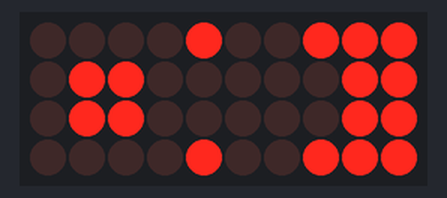
A sketch run on a simulated Arduino Uno, built with avr-gcc and run on an emulated ATmega328P. Shown: 10×4 LED matrix. Wiring (inferred from the names in the program): LED cube drawn one layer per row (orientation assumed): layers pin 10, pin 11, pin 12, pin 13; columns pin 0, pin 1, pin 2, pin 3, pin 4, pin 5, pin 6, pin 7, pin 8, pin 9.

Above: at 0.16 s.
At 0.58 s:
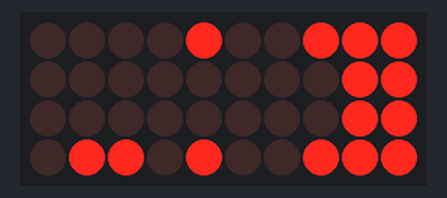
At 0.97 s:
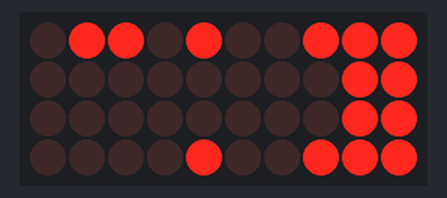

The sketch:

cubeDriver.ino
```cpp
int LB0 = 7;
int LB1 = 6;
int LB2 = 5;
int LB3 = 4;
int LB4 = 3;
int LB5 = 2;
int LB6 = 1;
int LB7 = 0;

int topRow = 8;
int bottomRow = 9;
int L0= 10;
int L1= 11;
int L2= 12;
int L3= 13;

char testAll[8] ={0xff,0xff,0xff,0xff,0xff,0xff,0xff,0xff};
char x[8] ={0x90,0x09,0x06,0x60,0x06,0x60,0x90,0x09};

char box[8] = {0x00,0x00,0x06,0x60,0x06,0x60,0x00,0x00};
char outline[8] = {0xf9, 0x9f, 0x90,0x09,0x90,0x09,0xf9,0x9f};

void setup() {
  pinMode(LB0, OUTPUT);
  pinMode(LB1, OUTPUT);
  pinMode(LB2, OUTPUT);
  pinMode(LB3, OUTPUT);
  pinMode(LB4, OUTPUT);
  pinMode(LB5, OUTPUT);
  pinMode(LB6, OUTPUT);
  pinMode(LB7, OUTPUT);
  pinMode(topRow, OUTPUT);
  pinMode(bottomRow, OUTPUT);
  pinMode(L0, OUTPUT);
  pinMode(L1, OUTPUT);
  pinMode(L2, OUTPUT);
  pinMode(L3, OUTPUT);

  digitalWrite(L0, 1);
  digitalWrite(L1, 1);
  digitalWrite(L2, 1);
  digitalWrite(L3, 1);


}


void loop() {

  writeCube(testAll);

 // writeLayer(0xff,0xff,L1);

}
//char x[8] ={0x90,0x09,0x06,0x60,0x06,0x60,0x90,0x09};
//char outline[8] = {0xf9, 0x9f, 0x90,0x09,0x90,0x09,0xf9,0x9f};

void writeCube(char cube[]){
//  cube =x;

//  writeLayer(cube[0],cube[1],L0);
  int frameDelay = 10;

  for(int i =0; i <frameDelay; i++){
    writeLayer(0x90,0x09,L0);
    writeLayer(0x06,0x60,L1);
    writeLayer(0x06,0x60,L2);
    writeLayer(0x90,0x09,L3);
  }

  for(int i =0; i <frameDelay; i++){
    writeLayer(0x90,0x09,L0);
    writeLayer(0x00,0x00,L1);
    writeLayer(0x06,0x60,L2);
    writeLayer(0x96,0x69,L3);
  }

  for(int i =0; i <frameDelay; i++){
    writeLayer(0x90,0x09,L0);
    writeLayer(0x00,0x00,L1);
    writeLayer(0x00,0x00,L2);
    writeLayer(0x96,0x69,L3);
  }

  for(int i =0; i <frameDelay; i++){
    writeLayer(0x90,0x09,L0);
    writeLayer(0x00,0x00,L1);
    writeLayer(0x00,0x00,L2);
    writeLayer(0x90,0x09,L3);
  }


  for(int i =0; i <frameDelay; i++){
    writeLayer(0x96,0x69,L0);
    writeLayer(0x00,0x00,L1);
    writeLayer(0x00,0x00,L2);
    writeLayer(0x90,0x09,L3);
  }


  for(int i =0; i <frameDelay; i++){
    writeLayer(0x96,0x69,L0);
    writeLayer(0x06,0x60,L1);
    writeLayer(0x00,0x00,L2);
    writeLayer(0x90,0x09,L3);
  }


// delay(100);
// writeLayer(cube[2],cube[3] ,L1);
 //delay(100);
 //writeLayer(cube[4],cube[5],L2);
  //delay(100);
  //writeLayer(cube[6],cube[7] ,L3);
  //delay(100);


}


void writeLayer(char bottom, char top, int layerNum){


  digitalWrite(layerNum,1);
  //delay(10);
  writeByte(bottom & 1,
           (bottom >> 1) & 1,
           (bottom >> 2) & 1,
           (bottom >> 3) & 1,
           (bottom >> 4) & 1,
           (bottom >> 5) & 1,
           (bottom >> 6) & 1,
           (bottom >> 7) & 1, bottomRow);


  writeByte(top & 1,
           (top >> 1) & 1,
           (top >> 2) & 1,
           (top >> 3) & 1,
           (top >> 4) & 1,
           (top >> 5) & 1,
           (top >> 6) & 1,
           (top >> 7) & 1, topRow);
  //turnOnLayer(layerNum);
  digitalWrite(layerNum,0);
  delay(5);
  digitalWrite(layerNum,1);
}

void turnOnLayer(int layerNum){
//  digitalWrite(layerNum,0);
//  delay(10);
//  digitalWrite(layerNum,1);
//  delay(10);


}

void writeByte(int b0, int b1, int b2, int b3,
               int b4, int b5, int b6, int b7, int regNo){

  digitalWrite(regNo, 0);

  digitalWrite(LB0,b0);
  digitalWrite(LB1,b1);
  digitalWrite(LB2,b2);
  digitalWrite(LB3,b3);
  digitalWrite(LB4,b4);
  digitalWrite(LB5,b5);
  digitalWrite(LB6,b6);
  digitalWrite(LB7,b7);

  digitalWrite(regNo, 1);

}
```

Measured:
- by itself, everything shown: repeats every 1.2 s, in 6 steps
